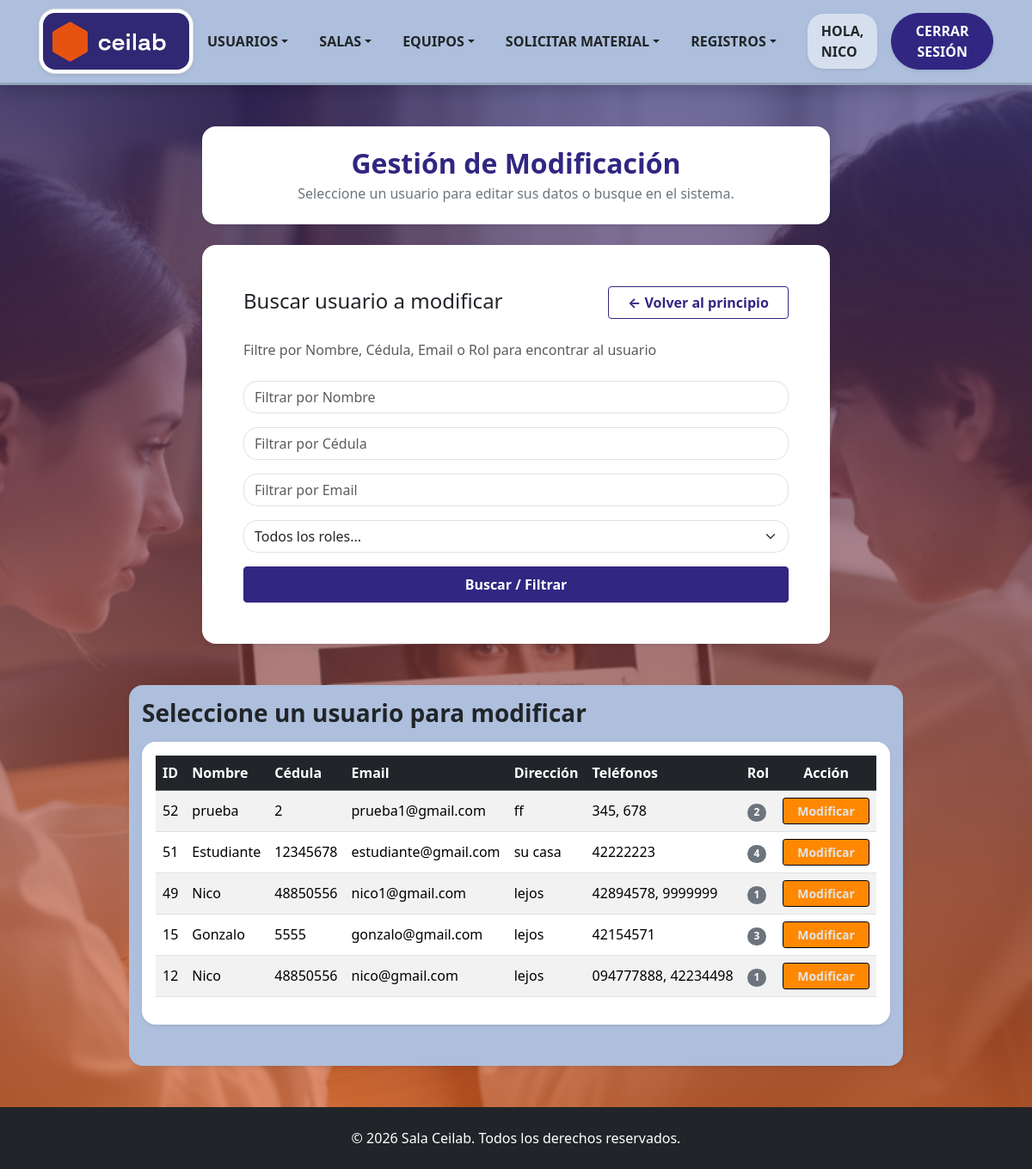
The page /Formularios/modUsuario.php (signed in) on the database its author committed.
### tables this page shows
CREATE TABLE `usuario` (
  `IDUsuario` int(10) NOT NULL,
  `Nombre` varchar(30) DEFAULT NULL,
  `Contraseña` varchar(61) DEFAULT NULL,
  `Email` varchar(30) DEFAULT NULL,
  `Direccion` varchar(50) NOT NULL,
  `Faltas` int(11) NOT NULL DEFAULT 0,
  `Observaciones` varchar(50) NOT NULL,
  `Fecha_creacion` date DEFAULT NULL,
  `Crador_IDUsuario` int(11) DEFAULT NULL,
  `cedula` int(8) NOT NULL,
  `activo` tinyint(1) DEFAULT 1
);

### Clases/ClsUsuarios.php (called while the page is built, shortened)
<?php
class ClsUsuarios {
    public function listarUsuarios($filtroNombre = '', $filtroCedula = '', $filtroEmail = '', $filtroRol = '') {
        $objConexion = new Conexion();
        $link = $objConexion->conectar();
        $sql = "SELECT u.IDUsuario, u.nombre, u.cedula, u.email, u.direccion, u.observaciones, MIN(r.ROL) AS ROL
                FROM usuario u
                LEFT JOIN rol r ON u.IDUsuario = r.IDUsuario
                WHERE u.activo = 1";
        $sql .= " GROUP BY u.IDUsuario, u.nombre, u.cedula, u.email, u.direccion, u.observaciones";
        $sql .= " ORDER BY u.IDUsuario DESC";
        return mysqli_query($link, $sql);
    }
    public function obtenerTelefonosPorUsuario($idUsuario) {
        $objConexion = new Conexion();
        $link = $objConexion->conectar();
        $idEscape = mysqli_real_escape_string($link, $idUsuario);
        $sql = "SELECT Telefono FROM Telefonos WHERE IDUsuario = '$idEscape'";
        $resultado = mysqli_query($link, $sql);
        $telefonos = [];
        if ($resultado) {
            while ($row = mysqli_fetch_assoc($resultado)) {
                $telefonos[] = $row['Telefono'];
            }
        }
        return $telefonos;
    }
    public function obtenerRolesPorUsuario($idUsuario) {
        $objConexion = new Conexion();
        $link = $objConexion->conectar();
        $idEscaped = mysqli_real_escape_string($link, $idUsuario);
        $sql = "SELECT ROL FROM rol WHERE IDUsuario = '$idEscaped'";
        $resultado = mysqli_query($link, $sql);
        $roles = [];
        if ($resultado) {
            while ($row = mysqli_fetch_assoc($resultado)) {
                $roles[] = $row['ROL'];
            }
        }
        return $roles;
    }
}
?>

### Formularios/modUsuario.php (the view, shortened to what this page needs)
<?php
require_once '../Clases/ClsUsuarios.php';
$objUsuario = new ClsUsuarios();
$usuarioData = null;
?>
<!DOCTYPE html>
<html lang="es">
    <head>
        <link href="../bootstrap_theme/bootstrap.css" rel="stylesheet" type="text/css">
        <link rel="stylesheet" href="../Estilos/blocks.css">
        <link href="../Estilos/style.css" rel="stylesheet">
    </head>
    <body class="d-flex flex-column min-vh-100 bg-light">
        <?php include '../navbar.php'; ?>
        <section class="hero-section flex-fill pb-5 pt-5">
            <div class="container pb-4">
                <div class="row">
                    <div class="col-md-9 col-xl-8 ms-auto me-auto">
                        <div class="bg-white p-4 shadow-sm rounded text-center">
                            <h3 class="fw-bold h2 mb-1 text-primary">Gestión de Modificación</h3>
                            <p class="fw-light text-secondary mb-0">Seleccione un usuario para editar sus datos o busque en el sistema.</p>
                        </div>
                    </div>
                </div>
            </div>
            <?php if (!$usuarioData): ?>
                <div class="container pb-5">
                    <div class="row">
                        <div class="col-md-9 col-xl-8 ms-auto me-auto">
                            <div class="bg-white p-4 p-lg-5 shadow-sm rounded">
                                <div class="d-flex justify-content-between align-items-center mb-4">
                                <h2 class="mb-1 text-dark h4">Buscar usuario a modificar</h2>
                                <a href="/CeiLab2026/index.php" class="btn btn-outline-primary fw-bold text-center" style="width: 100%; max-width: 210px;"> ← Volver al principio </a>
                                </div>
                                <p class="mb-4 text-muted">Filtre por Nombre, Cédula, Email o Rol para encontrar al usuario</p>
                                <form method="GET" action="">
                                    <div class="mb-3">
                                        <div class="mb-3">
                                            <input type="text" class="form-control" name="nombre" placeholder="Filtrar por Nombre" value="<?php echo htmlspecialchars($_GET['nombre'] ?? ''); ?>">
                                        </div>
                                        <div class="mb-3">
                                            <input type="number" class="form-control" name="cedula" placeholder="Filtrar por Cédula" value="<?php echo htmlspecialchars($_GET['cedula'] ?? ''); ?>">
                                        </div>
                                        <div class="mb-3">
                                            <input type="email" class="form-control" name="email" placeholder="Filtrar por Email" value="<?php echo htmlspecialchars($_GET['email'] ?? ''); ?>">
                                        </div>
                                        <div class="mb-3">
                                            <select class="form-select" name="rol">
                                                <option value="" selected>Todos los roles...</option>
                                            </select>
                                        </div>
                                    </div>
                                    <button type="submit" class="btn d-block w-100 btn-primary fw-bold pb-2 ps-3 pe-3 pt-2">Buscar / Filtrar</button>
                                </form>
                            </div>
                        </div>
                    </div>
                </div>
                <div class="container pb-5 pt-3 rounded shadow-sm col-md-10 col-xl-9" style="background-color: #adbfdc;">
                    <div class="row">
                        <div>
                            <h3 class="mb-3 text-dark fw-bold">Seleccione un usuario para modificar</h3>
                            <?php
                            $nombreFiltro = $_GET['nombre'] ?? '';
                            $cedulaFiltro = $_GET['cedula'] ?? '';
                            $emailFiltro  = $_GET['email'] ?? '';
                            $rolFiltro    = $_GET['rol'] ?? '';
                            $resultadoListado = $objUsuario->listarUsuarios($nombreFiltro, $cedulaFiltro, $emailFiltro, $rolFiltro);
                            if ($resultadoListado && mysqli_num_rows($resultadoListado) > 0) {
                            ?>
                                <div class="table-responsive bg-white p-3 shadow-sm rounded">
                                    <table class="table table-striped table-hover align-middle">
                                        <thead class="table-dark">
                                            <tr>
                                                <th>ID</th>
                                                <th>Nombre</th>
                                                <th>Cédula</th>
                                                <th>Email</th>
                                                <th>Dirección</th>
                                                <th>Teléfonos</th>
                                                <th>Rol</th>
                                                <th class="text-center">Acción</th>
                                            </tr>
                                        </thead>
                                        <tbody>
                                            <?php while ($row = mysqli_fetch_assoc($resultadoListado)) {
                                            $telefonosArr = $objUsuario->obtenerTelefonosPorUsuario($row['IDUsuario']);
                                            $textoTelefonos = !empty($telefonosArr) ? implode(', ', $telefonosArr) : 'Sin teléfonos';
                                            $rolArr = $objUsuario->obtenerRolesPorUsuario($row['IDUsuario']);
                                            $textorol = !empty($rolArr) ? implode(', ', $rolArr) : 'Sin rol asignado';
                                            ?>
                                                <tr>
                                                    <td><?php echo htmlspecialchars($row['IDUsuario']); ?></td>
                                                    <td><?php echo htmlspecialchars($row['nombre']); ?></td>
                                                    <td><?php echo htmlspecialchars($row['cedula']); ?></td>
                                                    <td><?php echo htmlspecialchars($row['email']); ?></td>
                                                    <td><?php echo htmlspecialchars($row['direccion']); ?></td>
                                                    <td><?php echo htmlspecialchars($textoTelefonos); ?></td>
                                                    <td><span class="badge bg-secondary"><?php echo htmlspecialchars($textorol); ?></span></td>
                                                    <td class="text-center">
                                                        <a href="modUsuario.php?id=<?php echo $row['IDUsuario']; ?>" class="btn btn-sm btn-warning fw-bold px-3">Modificar</a>
                                                    </td>
                                                </tr>
                                            <?php } ?>
                                        </tbody>
                                    </table>
                                </div>
                            <?php } else {
                                echo "<div class='alert alert-info text-center bg-white mb-0'>No se encontraron usuarios con los criterios especificados.</div>";
                            }
                            ?>
                        </div>
                    </div>
                </div>
            <?php endif; ?>
        </section>
        <?php include '../footer.php'; ?>
    </body>
</html>

### Estilos/style.css (style rules this page uses)
.hero-section { background-image: linear-gradient(rgba(48, 40, 115, 0.67), rgba(230, 83, 16, 0.57)), url('../assets/img/ceilab.png'); background-size: cover; background-position: center; background-repeat: no-repeat; }
.btn-warning { background-color: #ff8800 !important; border-color: #000000 !important; color: #e3e4e5 !important; }

### rows shown on the page
usuario: IDUsuario "52", Nombre "prueba", cedula "2", Email "prueba1@gmail.com", Direccion "ff", textoTelefonos "345, 678", textorol "2"
usuario: IDUsuario "51", Nombre "Estudiante", cedula "12345678", Email "estudiante@gmail.com", Direccion "su casa", textoTelefonos "42222223", textorol "4"
usuario: IDUsuario "49", Nombre "Nico", cedula "48850556", Email "nico1@gmail.com", Direccion "lejos", textoTelefonos "42894578, 9999999", textorol "1"
usuario: IDUsuario "15", Nombre "Gonzalo", cedula "5555", Email "gonzalo@gmail.com", Direccion "lejos", textoTelefonos "42154571", textorol "3"
usuario: IDUsuario "12", Nombre "Nico", cedula "48850556", Email "nico@gmail.com", Direccion "lejos", textoTelefonos "094777888, 42234498", textorol "1"

### other values the page prints
$_SESSION['nombre'] "NICO"
